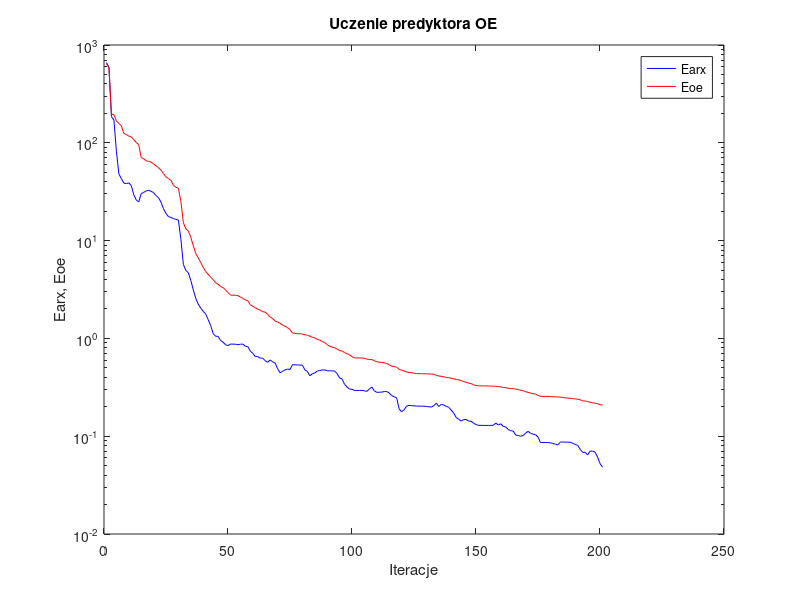
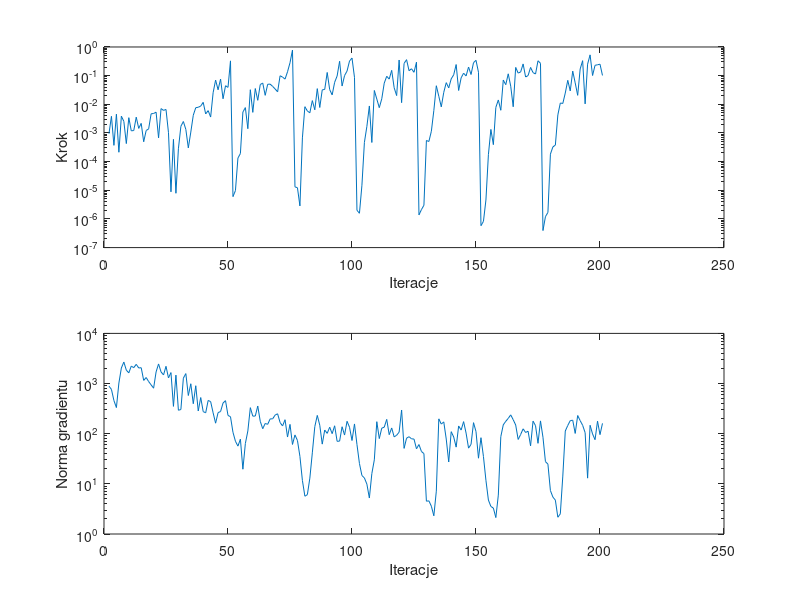

Reproduce these figures in MATLAB, in order.
%uczenie predyktora oe
clear all;
n=0; farx(n+1)=6.618658e+002; foe(n+1)=6.444243e+002; wspucz(n+1)=0.000000e+000; ng(n+1)=0.000000e+000;
%odnowa zmiennej metryki
n=1; farx(n+1)=5.920289e+002; foe(n+1)=5.864479e+002; krok(n+1)=9.409085e-004; ng(n+1)=8.883772e+002;
n=2; farx(n+1)=1.851717e+002; foe(n+1)=1.970579e+002; krok(n+1)=3.813159e-003; ng(n+1)=7.646262e+002;
n=3; farx(n+1)=1.707911e+002; foe(n+1)=1.935789e+002; krok(n+1)=3.697036e-004; ng(n+1)=4.575459e+002;
n=4; farx(n+1)=8.208932e+001; foe(n+1)=1.674309e+002; krok(n+1)=4.522618e-003; ng(n+1)=3.319131e+002;
n=5; farx(n+1)=4.791211e+001; foe(n+1)=1.572554e+002; krok(n+1)=2.125074e-004; ng(n+1)=1.023272e+003;
n=6; farx(n+1)=4.301153e+001; foe(n+1)=1.494213e+002; krok(n+1)=3.846158e-003; ng(n+1)=2.042715e+003;
n=7; farx(n+1)=3.877194e+001; foe(n+1)=1.247156e+002; krok(n+1)=2.543628e-003; ng(n+1)=2.682576e+003;
n=8; farx(n+1)=3.821952e+001; foe(n+1)=1.214488e+002; krok(n+1)=4.261938e-004; ng(n+1)=1.851025e+003;
n=9; farx(n+1)=3.896025e+001; foe(n+1)=1.170759e+002; krok(n+1)=3.416071e-003; ng(n+1)=1.634026e+003;
n=10; farx(n+1)=3.649997e+001; foe(n+1)=1.149486e+002; krok(n+1)=1.184900e-003; ng(n+1)=2.225508e+003;
n=11; farx(n+1)=2.944792e+001; foe(n+1)=1.078716e+002; krok(n+1)=1.215721e-003; ng(n+1)=2.074285e+003;
n=12; farx(n+1)=2.604299e+001; foe(n+1)=1.008526e+002; krok(n+1)=3.558977e-003; ng(n+1)=2.415807e+003;
n=13; farx(n+1)=2.482947e+001; foe(n+1)=9.576427e+001; krok(n+1)=1.441974e-003; ng(n+1)=2.043933e+003;
n=14; farx(n+1)=3.024819e+001; foe(n+1)=7.065456e+001; krok(n+1)=2.158539e-003; ng(n+1)=2.068691e+003;
n=15; farx(n+1)=3.110005e+001; foe(n+1)=6.866260e+001; krok(n+1)=4.927090e-004; ng(n+1)=1.155386e+003;
n=16; farx(n+1)=3.224066e+001; foe(n+1)=6.537755e+001; krok(n+1)=1.217394e-003; ng(n+1)=1.318895e+003;
n=17; farx(n+1)=3.272041e+001; foe(n+1)=6.451712e+001; krok(n+1)=1.389400e-003; ng(n+1)=1.095089e+003;
n=18; farx(n+1)=3.194706e+001; foe(n+1)=6.345195e+001; krok(n+1)=4.664313e-003; ng(n+1)=9.420411e+002;
n=19; farx(n+1)=3.092526e+001; foe(n+1)=6.079597e+001; krok(n+1)=4.777659e-003; ng(n+1)=8.078800e+002;
n=20; farx(n+1)=2.877575e+001; foe(n+1)=5.806414e+001; krok(n+1)=5.320104e-003; ng(n+1)=1.705663e+003;
n=21; farx(n+1)=2.741538e+001; foe(n+1)=5.560283e+001; krok(n+1)=6.738436e-004; ng(n+1)=2.460785e+003;
n=22; farx(n+1)=2.466517e+001; foe(n+1)=5.247036e+001; krok(n+1)=7.088910e-003; ng(n+1)=1.707531e+003;
n=23; farx(n+1)=2.115333e+001; foe(n+1)=4.839169e+001; krok(n+1)=6.130766e-003; ng(n+1)=1.483809e+003;
n=24; farx(n+1)=1.896267e+001; foe(n+1)=4.483419e+001; krok(n+1)=6.607631e-003; ng(n+1)=2.207152e+003;
n=25; farx(n+1)=1.758157e+001; foe(n+1)=4.298736e+001; krok(n+1)=1.021844e-003; ng(n+1)=1.294759e+003;
%odnowa zmiennej metryki
n=26; farx(n+1)=1.727562e+001; foe(n+1)=4.127900e+001; krok(n+1)=8.829868e-006; ng(n+1)=1.654634e+003;
n=27; farx(n+1)=1.678266e+001; foe(n+1)=3.671169e+001; krok(n+1)=5.978895e-004; ng(n+1)=3.505669e+002;
n=28; farx(n+1)=1.647074e+001; foe(n+1)=3.503537e+001; krok(n+1)=7.866658e-006; ng(n+1)=1.472414e+003;
n=29; farx(n+1)=1.623534e+001; foe(n+1)=3.432273e+001; krok(n+1)=2.808967e-004; ng(n+1)=2.934314e+002;
n=30; farx(n+1)=1.033074e+001; foe(n+1)=2.525762e+001; krok(n+1)=1.708199e-003; ng(n+1)=3.037400e+002;
n=31; farx(n+1)=5.711329e+000; foe(n+1)=1.525016e+001; krok(n+1)=2.511123e-003; ng(n+1)=1.282118e+003;
n=32; farx(n+1)=4.955751e+000; foe(n+1)=1.318888e+001; krok(n+1)=1.325801e-003; ng(n+1)=1.579295e+003;
n=33; farx(n+1)=4.694827e+000; foe(n+1)=1.257284e+001; krok(n+1)=3.011518e-004; ng(n+1)=5.769105e+002;
n=34; farx(n+1)=3.921023e+000; foe(n+1)=1.082380e+001; krok(n+1)=1.072587e-003; ng(n+1)=9.905785e+002;
n=35; farx(n+1)=3.145169e+000; foe(n+1)=8.846754e+000; krok(n+1)=4.161987e-003; ng(n+1)=3.960369e+002;
n=36; farx(n+1)=2.569851e+000; foe(n+1)=7.386268e+000; krok(n+1)=7.626318e-003; ng(n+1)=9.045851e+002;
n=37; farx(n+1)=2.246871e+000; foe(n+1)=6.643618e+000; krok(n+1)=7.874995e-003; ng(n+1)=2.840072e+002;
n=38; farx(n+1)=2.041582e+000; foe(n+1)=5.973422e+000; krok(n+1)=8.682561e-003; ng(n+1)=5.258512e+002;
n=39; farx(n+1)=1.893452e+000; foe(n+1)=5.314073e+000; krok(n+1)=1.169933e-002; ng(n+1)=2.759097e+002;
n=40; farx(n+1)=1.776956e+000; foe(n+1)=4.840581e+000; krok(n+1)=4.605442e-003; ng(n+1)=2.608331e+002;
n=41; farx(n+1)=1.559459e+000; foe(n+1)=4.536659e+000; krok(n+1)=6.019169e-003; ng(n+1)=4.606138e+002;
n=42; farx(n+1)=1.356085e+000; foe(n+1)=4.216105e+000; krok(n+1)=3.595838e-003; ng(n+1)=4.362312e+002;
n=43; farx(n+1)=1.124280e+000; foe(n+1)=3.996008e+000; krok(n+1)=2.539936e-002; ng(n+1)=2.604849e+002;
n=44; farx(n+1)=1.051365e+000; foe(n+1)=3.711081e+000; krok(n+1)=7.000904e-002; ng(n+1)=1.620407e+002;
n=45; farx(n+1)=1.050205e+000; foe(n+1)=3.580426e+000; krok(n+1)=3.207144e-002; ng(n+1)=2.634391e+002;
n=46; farx(n+1)=9.527934e-001; foe(n+1)=3.381593e+000; krok(n+1)=7.567122e-002; ng(n+1)=2.768284e+002;
n=47; farx(n+1)=9.158951e-001; foe(n+1)=3.310298e+000; krok(n+1)=1.560217e-002; ng(n+1)=4.089108e+002;
n=48; farx(n+1)=8.621966e-001; foe(n+1)=3.138383e+000; krok(n+1)=4.446078e-002; ng(n+1)=4.556858e+002;
n=49; farx(n+1)=8.446132e-001; foe(n+1)=2.936568e+000; krok(n+1)=3.893014e-002; ng(n+1)=2.312580e+002;
n=50; farx(n+1)=8.756785e-001; foe(n+1)=2.775193e+000; krok(n+1)=3.278985e-001; ng(n+1)=2.183398e+002;
%odnowa zmiennej metryki
n=51; farx(n+1)=8.736616e-001; foe(n+1)=2.766904e+000; krok(n+1)=5.999991e-006; ng(n+1)=1.067951e+002;
n=52; farx(n+1)=8.718750e-001; foe(n+1)=2.762821e+000; krok(n+1)=9.766516e-006; ng(n+1)=7.064199e+001;
n=53; farx(n+1)=8.613701e-001; foe(n+1)=2.734106e+000; krok(n+1)=1.330707e-004; ng(n+1)=5.653493e+001;
n=54; farx(n+1)=8.722768e-001; foe(n+1)=2.649861e+000; krok(n+1)=1.915864e-004; ng(n+1)=7.784332e+001;
n=55; farx(n+1)=8.732819e-001; foe(n+1)=2.561864e+000; krok(n+1)=5.368339e-003; ng(n+1)=1.958436e+001;
n=56; farx(n+1)=8.321797e-001; foe(n+1)=2.480426e+000; krok(n+1)=7.660947e-003; ng(n+1)=6.377981e+001;
n=57; farx(n+1)=8.246554e-001; foe(n+1)=2.422301e+000; krok(n+1)=1.407851e-003; ng(n+1)=1.133726e+002;
n=58; farx(n+1)=7.414975e-001; foe(n+1)=2.208658e+000; krok(n+1)=3.229291e-002; ng(n+1)=3.305631e+002;
n=59; farx(n+1)=7.028954e-001; foe(n+1)=2.132330e+000; krok(n+1)=5.233259e-003; ng(n+1)=2.238361e+002;
n=60; farx(n+1)=6.531315e-001; foe(n+1)=2.054817e+000; krok(n+1)=3.550149e-002; ng(n+1)=2.250711e+002;
n=61; farx(n+1)=6.519001e-001; foe(n+1)=1.991080e+000; krok(n+1)=1.376894e-002; ng(n+1)=3.560734e+002;
n=62; farx(n+1)=6.278991e-001; foe(n+1)=1.944470e+000; krok(n+1)=4.880471e-002; ng(n+1)=1.768029e+002;
n=63; farx(n+1)=6.286510e-001; foe(n+1)=1.874691e+000; krok(n+1)=5.529705e-002; ng(n+1)=1.257599e+002;
n=64; farx(n+1)=5.907589e-001; foe(n+1)=1.857245e+000; krok(n+1)=2.055621e-002; ng(n+1)=1.599991e+002;
n=65; farx(n+1)=5.707135e-001; foe(n+1)=1.759594e+000; krok(n+1)=5.004260e-002; ng(n+1)=1.537712e+002;
n=66; farx(n+1)=6.018380e-001; foe(n+1)=1.655684e+000; krok(n+1)=5.055608e-002; ng(n+1)=1.974586e+002;
n=67; farx(n+1)=5.763459e-001; foe(n+1)=1.592966e+000; krok(n+1)=4.218186e-002; ng(n+1)=1.977834e+002;
n=68; farx(n+1)=5.601555e-001; foe(n+1)=1.506622e+000; krok(n+1)=3.432277e-002; ng(n+1)=2.350706e+002;
n=69; farx(n+1)=4.895440e-001; foe(n+1)=1.466878e+000; krok(n+1)=2.720095e-002; ng(n+1)=2.496168e+002;
n=70; farx(n+1)=4.451910e-001; foe(n+1)=1.428761e+000; krok(n+1)=9.907791e-002; ng(n+1)=1.669561e+002;
n=71; farx(n+1)=4.613749e-001; foe(n+1)=1.366762e+000; krok(n+1)=8.892157e-002; ng(n+1)=1.426353e+002;
n=72; farx(n+1)=4.763266e-001; foe(n+1)=1.330808e+000; krok(n+1)=7.572847e-002; ng(n+1)=1.900130e+002;
n=73; farx(n+1)=4.852832e-001; foe(n+1)=1.289801e+000; krok(n+1)=1.365450e-001; ng(n+1)=8.581986e+001;
n=74; farx(n+1)=4.807913e-001; foe(n+1)=1.231028e+000; krok(n+1)=2.821404e-001; ng(n+1)=1.533755e+002;
n=75; farx(n+1)=5.384303e-001; foe(n+1)=1.137155e+000; krok(n+1)=7.807902e-001; ng(n+1)=6.102562e+001;
%odnowa zmiennej metryki
n=76; farx(n+1)=5.371715e-001; foe(n+1)=1.123677e+000; krok(n+1)=1.314101e-005; ng(n+1)=9.444039e+001;
n=77; farx(n+1)=5.345940e-001; foe(n+1)=1.116384e+000; krok(n+1)=1.227270e-005; ng(n+1)=7.333911e+001;
n=78; farx(n+1)=5.344712e-001; foe(n+1)=1.115956e+000; krok(n+1)=2.848123e-006; ng(n+1)=3.523869e+001;
n=79; farx(n+1)=5.324297e-001; foe(n+1)=1.107949e+000; krok(n+1)=6.738436e-004; ng(n+1)=1.168526e+001;
n=80; farx(n+1)=4.767612e-001; foe(n+1)=1.089655e+000; krok(n+1)=8.252536e-003; ng(n+1)=5.666127e+000;
n=81; farx(n+1)=4.596488e-001; foe(n+1)=1.080819e+000; krok(n+1)=5.829556e-003; ng(n+1)=6.091907e+000;
n=82; farx(n+1)=4.151697e-001; foe(n+1)=1.053353e+000; krok(n+1)=5.060913e-003; ng(n+1)=1.299863e+001;
n=83; farx(n+1)=4.340878e-001; foe(n+1)=1.027184e+000; krok(n+1)=1.345640e-002; ng(n+1)=4.155007e+001;
n=84; farx(n+1)=4.436785e-001; foe(n+1)=1.011355e+000; krok(n+1)=6.425309e-003; ng(n+1)=1.382650e+002;
n=85; farx(n+1)=4.643413e-001; foe(n+1)=9.760313e-001; krok(n+1)=3.522595e-002; ng(n+1)=2.315253e+002;
n=86; farx(n+1)=4.691793e-001; foe(n+1)=9.634767e-001; krok(n+1)=7.740832e-003; ng(n+1)=1.478452e+002;
n=87; farx(n+1)=4.760828e-001; foe(n+1)=9.280419e-001; krok(n+1)=3.192743e-002; ng(n+1)=6.197946e+001;
n=88; farx(n+1)=4.767105e-001; foe(n+1)=9.081223e-001; krok(n+1)=3.301014e-002; ng(n+1)=1.184752e+002;
n=89; farx(n+1)=4.672610e-001; foe(n+1)=8.623406e-001; krok(n+1)=1.292163e-001; ng(n+1)=1.015024e+002;
n=90; farx(n+1)=4.653733e-001; foe(n+1)=8.295842e-001; krok(n+1)=3.251545e-002; ng(n+1)=1.347326e+002;
n=91; farx(n+1)=4.660693e-001; foe(n+1)=8.146382e-001; krok(n+1)=2.128042e-002; ng(n+1)=1.002053e+002;
n=92; farx(n+1)=4.639965e-001; foe(n+1)=8.025176e-001; krok(n+1)=5.857529e-002; ng(n+1)=1.438529e+002;
n=93; farx(n+1)=4.359032e-001; foe(n+1)=7.773092e-001; krok(n+1)=9.714883e-002; ng(n+1)=7.044350e+001;
n=94; farx(n+1)=3.942805e-001; foe(n+1)=7.503932e-001; krok(n+1)=3.174758e-001; ng(n+1)=7.118283e+001;
n=95; farx(n+1)=3.842029e-001; foe(n+1)=7.432599e-001; krok(n+1)=4.346837e-002; ng(n+1)=1.376458e+002;
n=96; farx(n+1)=3.393525e-001; foe(n+1)=7.155374e-001; krok(n+1)=1.008497e-001; ng(n+1)=9.399594e+001;
n=97; farx(n+1)=3.185579e-001; foe(n+1)=6.984580e-001; krok(n+1)=1.444813e-001; ng(n+1)=1.766968e+002;
n=98; farx(n+1)=3.028261e-001; foe(n+1)=6.797974e-001; krok(n+1)=3.238984e-001; ng(n+1)=1.346072e+002;
n=99; farx(n+1)=3.018629e-001; foe(n+1)=6.512000e-001; krok(n+1)=4.110512e-001; ng(n+1)=7.313918e+001;
n=100; farx(n+1)=2.936904e-001; foe(n+1)=6.321448e-001; krok(n+1)=8.732707e-002; ng(n+1)=1.565444e+002;
%odnowa zmiennej metryki
n=101; farx(n+1)=2.937919e-001; foe(n+1)=6.314115e-001; krok(n+1)=2.003006e-006; ng(n+1)=6.088383e+001;
n=102; farx(n+1)=2.938299e-001; foe(n+1)=6.313197e-001; krok(n+1)=1.576795e-006; ng(n+1)=2.547434e+001;
n=103; farx(n+1)=2.940129e-001; foe(n+1)=6.309822e-001; krok(n+1)=1.502405e-005; ng(n+1)=1.466257e+001;
n=104; farx(n+1)=2.913099e-001; foe(n+1)=6.249095e-001; krok(n+1)=4.691225e-004; ng(n+1)=1.312182e+001;
n=105; farx(n+1)=2.874021e-001; foe(n+1)=6.133743e-001; krok(n+1)=1.700633e-003; ng(n+1)=9.872536e+000;
n=106; farx(n+1)=3.039100e-001; foe(n+1)=6.101911e-001; krok(n+1)=8.751130e-003; ng(n+1)=5.216123e+000;
n=107; farx(n+1)=3.187806e-001; foe(n+1)=6.071056e-001; krok(n+1)=4.652564e-004; ng(n+1)=1.603020e+001;
n=108; farx(n+1)=2.909382e-001; foe(n+1)=5.909213e-001; krok(n+1)=3.036661e-002; ng(n+1)=3.013165e+001;
n=109; farx(n+1)=2.806882e-001; foe(n+1)=5.771397e-001; krok(n+1)=1.525264e-002; ng(n+1)=1.736068e+002;
n=110; farx(n+1)=2.815382e-001; foe(n+1)=5.706058e-001; krok(n+1)=7.632150e-003; ng(n+1)=7.990168e+001;
n=111; farx(n+1)=2.823634e-001; foe(n+1)=5.688287e-001; krok(n+1)=1.553457e-002; ng(n+1)=1.290562e+002;
n=112; farx(n+1)=2.861364e-001; foe(n+1)=5.638298e-001; krok(n+1)=5.483245e-002; ng(n+1)=1.348445e+002;
n=113; farx(n+1)=2.863019e-001; foe(n+1)=5.529509e-001; krok(n+1)=9.513510e-002; ng(n+1)=1.929837e+002;
n=114; farx(n+1)=2.768656e-001; foe(n+1)=5.402777e-001; krok(n+1)=7.567122e-002; ng(n+1)=9.559935e+001;
n=115; farx(n+1)=2.599040e-001; foe(n+1)=5.193340e-001; krok(n+1)=1.530597e-001; ng(n+1)=1.302141e+002;
n=116; farx(n+1)=2.530190e-001; foe(n+1)=5.147264e-001; krok(n+1)=3.769903e-002; ng(n+1)=8.644418e+001;
n=117; farx(n+1)=2.468962e-001; foe(n+1)=5.092222e-001; krok(n+1)=2.014462e-002; ng(n+1)=9.300312e+001;
n=118; farx(n+1)=1.903836e-001; foe(n+1)=4.821927e-001; krok(n+1)=3.510640e-001; ng(n+1)=1.074140e+002;
n=119; farx(n+1)=1.778332e-001; foe(n+1)=4.742538e-001; krok(n+1)=1.142218e-002; ng(n+1)=2.968241e+002;
n=120; farx(n+1)=1.859369e-001; foe(n+1)=4.659832e-001; krok(n+1)=2.670983e-001; ng(n+1)=5.096103e+001;
n=121; farx(n+1)=2.027152e-001; foe(n+1)=4.533227e-001; krok(n+1)=3.614383e-001; ng(n+1)=8.136540e+001;
n=122; farx(n+1)=2.069161e-001; foe(n+1)=4.488248e-001; krok(n+1)=1.487414e-001; ng(n+1)=8.718001e+001;
n=123; farx(n+1)=2.053389e-001; foe(n+1)=4.457971e-001; krok(n+1)=1.738735e-001; ng(n+1)=7.908298e+001;
n=124; farx(n+1)=2.046028e-001; foe(n+1)=4.417374e-001; krok(n+1)=1.307960e-001; ng(n+1)=7.810267e+001;
n=125; farx(n+1)=2.030661e-001; foe(n+1)=4.368332e-001; krok(n+1)=2.953927e-001; ng(n+1)=4.999511e+001;
%odnowa zmiennej metryki
n=126; farx(n+1)=2.030397e-001; foe(n+1)=4.359752e-001; krok(n+1)=1.382650e-006; ng(n+1)=6.078979e+001;
n=127; farx(n+1)=2.029307e-001; foe(n+1)=4.354301e-001; krok(n+1)=2.117715e-006; ng(n+1)=4.420502e+001;
n=128; farx(n+1)=2.026051e-001; foe(n+1)=4.348574e-001; krok(n+1)=3.002928e-006; ng(n+1)=4.011214e+001;
n=129; farx(n+1)=2.013325e-001; foe(n+1)=4.341588e-001; krok(n+1)=5.465324e-004; ng(n+1)=4.507881e+000;
n=130; farx(n+1)=2.000298e-001; foe(n+1)=4.334112e-001; krok(n+1)=5.034661e-004; ng(n+1)=4.584419e+000;
n=131; farx(n+1)=1.985549e-001; foe(n+1)=4.321678e-001; krok(n+1)=1.149483e-003; ng(n+1)=3.581087e+000;
n=132; farx(n+1)=2.048504e-001; foe(n+1)=4.307062e-001; krok(n+1)=6.100588e-003; ng(n+1)=2.306971e+000;
n=133; farx(n+1)=2.182066e-001; foe(n+1)=4.185069e-001; krok(n+1)=4.446078e-002; ng(n+1)=7.157600e+000;
n=134; farx(n+1)=2.012832e-001; foe(n+1)=4.122955e-001; krok(n+1)=1.904910e-002; ng(n+1)=1.977839e+002;
n=135; farx(n+1)=2.119609e-001; foe(n+1)=4.099918e-001; krok(n+1)=8.130648e-003; ng(n+1)=1.555099e+002;
n=136; farx(n+1)=2.083953e-001; foe(n+1)=4.041040e-001; krok(n+1)=2.617870e-002; ng(n+1)=1.719991e+002;
n=137; farx(n+1)=2.019873e-001; foe(n+1)=3.997277e-001; krok(n+1)=5.695205e-002; ng(n+1)=7.817757e+001;
n=138; farx(n+1)=1.972633e-001; foe(n+1)=3.972904e-001; krok(n+1)=3.735290e-002; ng(n+1)=2.728943e+001;
n=139; farx(n+1)=1.850663e-001; foe(n+1)=3.910591e-001; krok(n+1)=7.727538e-002; ng(n+1)=1.097867e+002;
n=140; farx(n+1)=1.726510e-001; foe(n+1)=3.865676e-001; krok(n+1)=1.067078e-001; ng(n+1)=8.602516e+001;
n=141; farx(n+1)=1.554306e-001; foe(n+1)=3.797451e-001; krok(n+1)=2.440798e-001; ng(n+1)=5.398296e+001;
n=142; farx(n+1)=1.494729e-001; foe(n+1)=3.766444e-001; krok(n+1)=3.034235e-002; ng(n+1)=1.427234e+002;
n=143; farx(n+1)=1.426914e-001; foe(n+1)=3.702037e-001; krok(n+1)=8.388517e-002; ng(n+1)=1.182756e+002;
n=144; farx(n+1)=1.478689e-001; foe(n+1)=3.613754e-001; krok(n+1)=1.217528e-001; ng(n+1)=1.740711e+002;
n=145; farx(n+1)=1.485670e-001; foe(n+1)=3.561360e-001; krok(n+1)=9.760941e-002; ng(n+1)=1.027795e+002;
n=146; farx(n+1)=1.428373e-001; foe(n+1)=3.488131e-001; krok(n+1)=1.998171e-001; ng(n+1)=5.154459e+001;
n=147; farx(n+1)=1.425100e-001; foe(n+1)=3.450196e-001; krok(n+1)=1.096649e-001; ng(n+1)=6.130513e+001;
n=148; farx(n+1)=1.358007e-001; foe(n+1)=3.353509e-001; krok(n+1)=2.840119e-001; ng(n+1)=1.659829e+002;
n=149; farx(n+1)=1.316651e-001; foe(n+1)=3.296711e-001; krok(n+1)=3.421659e-001; ng(n+1)=1.101196e+002;
n=150; farx(n+1)=1.290943e-001; foe(n+1)=3.276184e-001; krok(n+1)=1.312690e-001; ng(n+1)=3.246819e+001;
%odnowa zmiennej metryki
n=151; farx(n+1)=1.290470e-001; foe(n+1)=3.269127e-001; krok(n+1)=5.818734e-007; ng(n+1)=8.324058e+001;
n=152; farx(n+1)=1.290091e-001; foe(n+1)=3.268107e-001; krok(n+1)=8.223768e-007; ng(n+1)=3.510088e+001;
n=153; farx(n+1)=1.289241e-001; foe(n+1)=3.267024e-001; krok(n+1)=4.564495e-006; ng(n+1)=1.178152e+001;
n=154; farx(n+1)=1.288285e-001; foe(n+1)=3.263919e-001; krok(n+1)=1.752601e-004; ng(n+1)=4.756534e+000;
n=155; farx(n+1)=1.289753e-001; foe(n+1)=3.250670e-001; krok(n+1)=1.330026e-003; ng(n+1)=3.541999e+000;
n=156; farx(n+1)=1.295435e-001; foe(n+1)=3.246879e-001; krok(n+1)=3.909578e-004; ng(n+1)=3.289644e+000;
n=157; farx(n+1)=1.361412e-001; foe(n+1)=3.237529e-001; krok(n+1)=7.819218e-003; ng(n+1)=2.126530e+000;
n=158; farx(n+1)=1.301127e-001; foe(n+1)=3.210775e-001; krok(n+1)=1.417782e-002; ng(n+1)=5.968046e+000;
n=159; farx(n+1)=1.340845e-001; foe(n+1)=3.200708e-001; krok(n+1)=6.193383e-003; ng(n+1)=8.730739e+001;
n=160; farx(n+1)=1.259054e-001; foe(n+1)=3.148623e-001; krok(n+1)=7.000904e-002; ng(n+1)=1.502929e+002;
n=161; farx(n+1)=1.244844e-001; foe(n+1)=3.136599e-001; krok(n+1)=4.834060e-002; ng(n+1)=1.766685e+002;
n=162; farx(n+1)=1.169821e-001; foe(n+1)=3.090643e-001; krok(n+1)=1.158784e-001; ng(n+1)=2.021656e+002;
n=163; farx(n+1)=1.139865e-001; foe(n+1)=3.071244e-001; krok(n+1)=4.284718e-002; ng(n+1)=2.374635e+002;
n=164; farx(n+1)=1.127890e-001; foe(n+1)=3.065672e-001; krok(n+1)=8.213360e-003; ng(n+1)=1.900461e+002;
n=165; farx(n+1)=1.027477e-001; foe(n+1)=3.029380e-001; krok(n+1)=1.937164e-001; ng(n+1)=1.490793e+002;
n=166; farx(n+1)=1.017104e-001; foe(n+1)=3.002706e-001; krok(n+1)=1.225752e-001; ng(n+1)=7.679205e+001;
n=167; farx(n+1)=1.000014e-001; foe(n+1)=2.951166e-001; krok(n+1)=1.346726e-001; ng(n+1)=9.653659e+001;
n=168; farx(n+1)=1.013831e-001; foe(n+1)=2.914237e-001; krok(n+1)=2.565715e-001; ng(n+1)=1.250643e+002;
n=169; farx(n+1)=1.076826e-001; foe(n+1)=2.854470e-001; krok(n+1)=8.973318e-002; ng(n+1)=1.057768e+002;
n=170; farx(n+1)=1.121773e-001; foe(n+1)=2.804983e-001; krok(n+1)=1.005379e-001; ng(n+1)=1.121582e+002;
n=171; farx(n+1)=1.070129e-001; foe(n+1)=2.765162e-001; krok(n+1)=1.933624e-001; ng(n+1)=5.721837e+001;
n=172; farx(n+1)=1.049334e-001; foe(n+1)=2.724267e-001; krok(n+1)=1.277097e-001; ng(n+1)=1.779327e+002;
n=173; farx(n+1)=1.036662e-001; foe(n+1)=2.696278e-001; krok(n+1)=1.139041e-001; ng(n+1)=1.445455e+002;
n=174; farx(n+1)=9.824126e-002; foe(n+1)=2.613438e-001; krok(n+1)=3.307424e-001; ng(n+1)=6.430746e+001;
n=175; farx(n+1)=8.614183e-002; foe(n+1)=2.557883e-001; krok(n+1)=2.688700e-001; ng(n+1)=1.799492e+002;
%odnowa zmiennej metryki
n=176; farx(n+1)=8.614123e-002; foe(n+1)=2.555177e-001; krok(n+1)=3.927599e-007; ng(n+1)=8.498461e+001;
n=177; farx(n+1)=8.612323e-002; foe(n+1)=2.554075e-001; krok(n+1)=1.202755e-006; ng(n+1)=2.772952e+001;
n=178; farx(n+1)=8.605180e-002; foe(n+1)=2.552714e-001; krok(n+1)=1.688958e-006; ng(n+1)=2.472328e+001;
n=179; farx(n+1)=8.554802e-002; foe(n+1)=2.542040e-001; krok(n+1)=1.821668e-004; ng(n+1)=7.361788e+000;
n=180; farx(n+1)=8.429756e-002; foe(n+1)=2.533713e-001; krok(n+1)=3.259080e-004; ng(n+1)=5.453818e+000;
n=181; farx(n+1)=8.292912e-002; foe(n+1)=2.528047e-001; krok(n+1)=3.771986e-004; ng(n+1)=4.736067e+000;
n=182; farx(n+1)=8.130995e-002; foe(n+1)=2.521389e-001; krok(n+1)=4.266621e-003; ng(n+1)=2.158944e+000;
n=183; farx(n+1)=8.710687e-002; foe(n+1)=2.512848e-001; krok(n+1)=1.109636e-002; ng(n+1)=2.525889e+000;
n=184; farx(n+1)=8.721088e-002; foe(n+1)=2.485305e-001; krok(n+1)=1.069268e-002; ng(n+1)=1.428372e+001;
n=185; farx(n+1)=8.690369e-002; foe(n+1)=2.471975e-001; krok(n+1)=2.476948e-002; ng(n+1)=1.130242e+002;
n=186; farx(n+1)=8.688279e-002; foe(n+1)=2.449130e-001; krok(n+1)=6.864555e-002; ng(n+1)=1.458573e+002;
n=187; farx(n+1)=8.691001e-002; foe(n+1)=2.443911e-001; krok(n+1)=2.928765e-002; ng(n+1)=1.821769e+002;
n=188; farx(n+1)=8.447803e-002; foe(n+1)=2.427609e-001; krok(n+1)=1.440814e-001; ng(n+1)=1.857827e+002;
n=189; farx(n+1)=8.243701e-002; foe(n+1)=2.405079e-001; krok(n+1)=5.584770e-002; ng(n+1)=1.012212e+002;
n=190; farx(n+1)=8.063356e-002; foe(n+1)=2.388398e-001; krok(n+1)=2.055621e-002; ng(n+1)=2.304258e+002;
n=191; farx(n+1)=7.342469e-002; foe(n+1)=2.359325e-001; krok(n+1)=1.710829e-001; ng(n+1)=1.822618e+002;
n=192; farx(n+1)=6.844700e-002; foe(n+1)=2.299877e-001; krok(n+1)=3.333343e-001; ng(n+1)=1.470604e+002;
n=193; farx(n+1)=6.843285e-002; foe(n+1)=2.289906e-001; krok(n+1)=1.034736e-002; ng(n+1)=1.050032e+002;
n=194; farx(n+1)=6.437670e-002; foe(n+1)=2.265650e-001; krok(n+1)=2.522670e-001; ng(n+1)=1.299703e+001;
n=195; farx(n+1)=7.038344e-002; foe(n+1)=2.224894e-001; krok(n+1)=5.312625e-001; ng(n+1)=1.471194e+002;
n=196; farx(n+1)=7.036561e-002; foe(n+1)=2.197411e-001; krok(n+1)=1.010376e-001; ng(n+1)=9.889218e+001;
n=197; farx(n+1)=6.874132e-002; foe(n+1)=2.177505e-001; krok(n+1)=2.292046e-001; ng(n+1)=7.596253e+001;
n=198; farx(n+1)=6.139045e-002; foe(n+1)=2.149473e-001; krok(n+1)=2.394184e-001; ng(n+1)=1.777647e+002;
n=199; farx(n+1)=5.259918e-002; foe(n+1)=2.100478e-001; krok(n+1)=2.507999e-001; ng(n+1)=9.580205e+001;
n=200; farx(n+1)=4.824554e-002; foe(n+1)=2.077040e-001; krok(n+1)=1.015974e-001; ng(n+1)=1.607369e+002;

figure; semilogy(farx,'b'); hold on; semilogy(foe,'r'); xlabel('Iteracje'); ylabel('Earx, Eoe'); legend('Earx','Eoe'); title('Uczenie predyktora OE');
figure; subplot(2,1,1); semilogy(krok); xlabel('Iteracje'); ylabel('Krok');
subplot(2,1,2); semilogy(ng); xlabel('Iteracje'); ylabel('Norma gradientu');
Earx=farx(n+1)
Eoe=foe(n+1)
